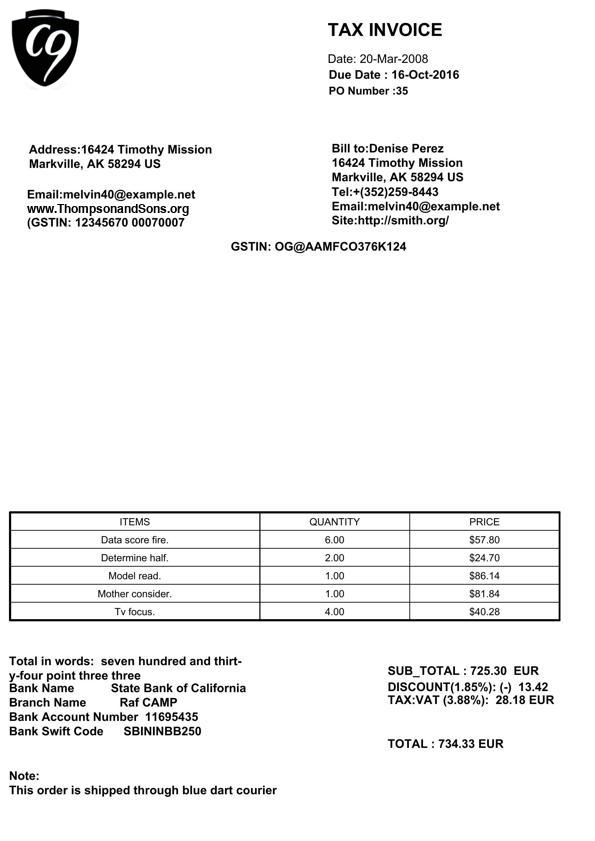
#> input picture images/Template1_Instance0.jpg, 595 x 841 px
$ python -i preprocessing.py   (imports and definitions only)
#> lines starting #> are read from the running program, lines starting #| are printed output that depends on the picture; after the words box and inside, x2 and y2 are one past the last pixel; in counts of white or black regions, pixels touching at a corner belong together
import tempfile
import cv2
import numpy as np
from PIL import Image


class OCRPreprocessor:
    """
    A class for preprocessing images before optical character recognition (OCR).

    This class provides methods to resize images, remove noise, and smoothen images
    to enhance OCR accuracy.

    Attributes:
        image_size (int): The desired size (in pixels) for the resized image. Default is 1800.
        binary_threshold (int): The threshold value for binary image conversion. Default is 180.
    """


    def __init__(self, image_size=1800, binary_threshold=180):
        """
        Initializes the OCRPreprocessor with default or user-defined parameters.

        Args:
            image_size (int, optional): The desired size (in pixels) for the resized image.
                Defaults to 1800.
            binary_threshold (int, optional): The threshold value for binary image conversion.
                Defaults to 180.
        """
        self.image_size = image_size
        self.binary_threshold = binary_threshold

    def process_image_for_ocr(self, file_path):
        temp_filename = self._set_image_dpi(file_path)
        im_new = self._remove_noise_and_smooth(temp_filename)
        return im_new

    def _set_image_dpi(self, file_path):
#> called with file_path = 'images/Template1_Instance0.jpg'
        try:
            im = Image.open(file_path)
#> im is the input picture: PIL image 595x841 RGB; mean R, G, B 242.1, 242.1, 242.1
            length_x, width_y = im.size
#> length_x = 595; width_y = 841
            factor = max(1, int(self.image_size / length_x))
#> factor = 3
            size = factor * length_x, factor * width_y
#> size = (1785, 2523)
            im_resized = im.resize(size, Image.LANCZOS)
#> in _remove_noise_and_smooth, `filtered = cv2.adaptiveThreshold(img.astype(np.uint8), 255, cv2.ADAPTI..`:
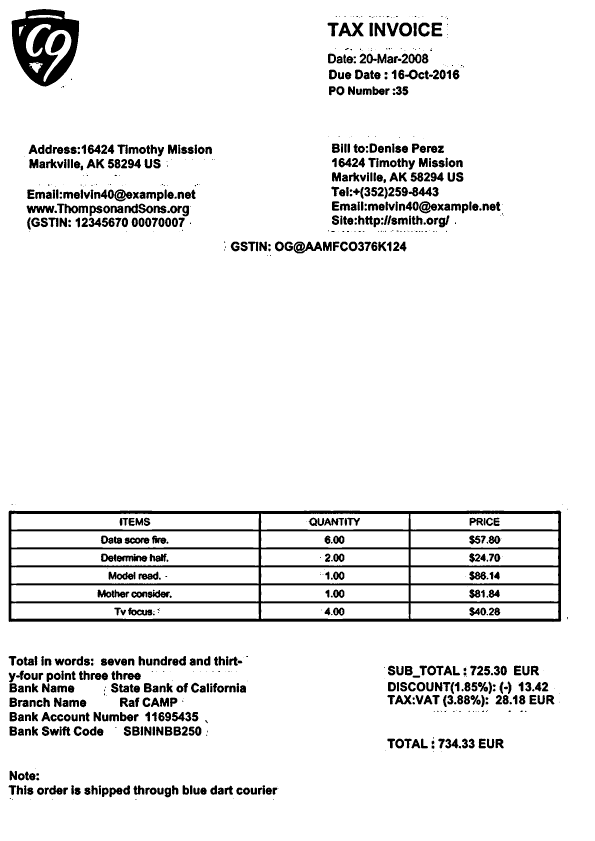
#> filtered: shape (2523, 1785) (shown at 1/3 size); 92.9% white; 896 black regions (257 under 20 px), largest, box (x1, y1, x2, y2) and area: (26, 1532, 1684, 1866) 86654, (35, 27, 238, 260) 25166, (152, 101, 196, 159) 1580
            temp_file = tempfile.NamedTemporaryFile(delete=False, suffix='.jpg')
            temp_filename = temp_file.name
            im_resized.save(temp_filename, dpi=(300, 300))
            return temp_filename
        except Exception as e:
            print("Error processing image:", e)
            return None

    def _image_smoothening(self, img):
        ret1, th1 = cv2.threshold(img, self.binary_threshold, 255, cv2.THRESH_BINARY)
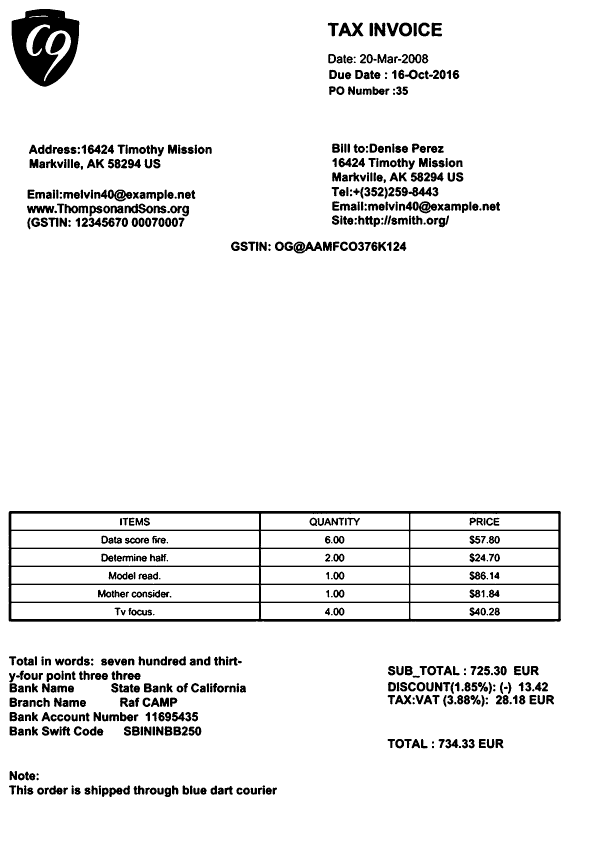
#> th1: shape (2523, 1785) (shown at 1/3 size); 93.5% white; 665 black regions (17 under 20 px), largest, box (x1, y1, x2, y2) and area: (26, 1533, 1683, 1865) 67003, (35, 27, 238, 260) 28302, (151, 100, 197, 160) 1746
#> ret1 = 180
        ret2, th2 = cv2.threshold(th1, 0, 255, cv2.THRESH_BINARY + cv2.THRESH_OTSU)
#> ret2 = 0
        blur = cv2.GaussianBlur(th2, (1, 1), 0)
        ret3, th3 = cv2.threshold(blur, 0, 255, cv2.THRESH_BINARY + cv2.THRESH_OTSU)
#> ret3 = 0
        return th3

    def _remove_noise_and_smooth(self, file_name):
        try:
            img = cv2.imread(file_name, 0)
            filtered = cv2.adaptiveThreshold(img.astype(np.uint8), 255, cv2.ADAPTIVE_THRESH_MEAN_C, cv2.THRESH_BINARY, 41, 3)
            kernel = np.ones((1, 1), np.uint8)
            opening = cv2.morphologyEx(filtered, cv2.MORPH_OPEN, kernel)
            closing = cv2.morphologyEx(opening, cv2.MORPH_CLOSE, kernel)
            img = self._image_smoothening(img)
            or_image = cv2.bitwise_or(img, closing)
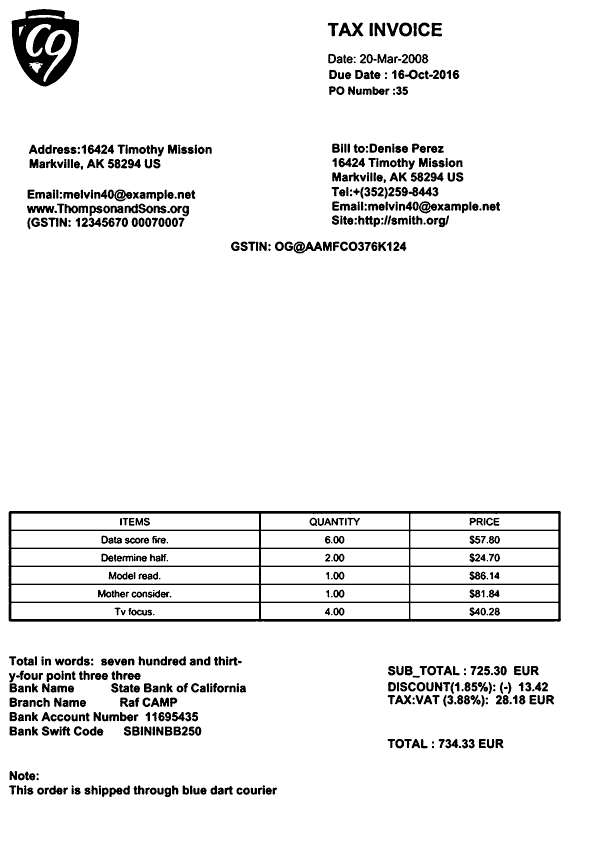
#> or_image: shape (2523, 1785) (shown at 1/3 size); 93.6% white; 672 black regions (19 under 20 px), largest, box (x1, y1, x2, y2) and area: (26, 1533, 1683, 1865) 67003, (35, 27, 238, 260) 25166, (152, 101, 196, 159) 1580
            return or_image
        except Exception as e:
            print("Error removing noise and smoothening:", e)
            return None

>>> result = OCRPreprocessor().process_image_for_ocr('images/Template1_Instance0.jpg')

$ run again, on images/Template2_Instance4.jpg
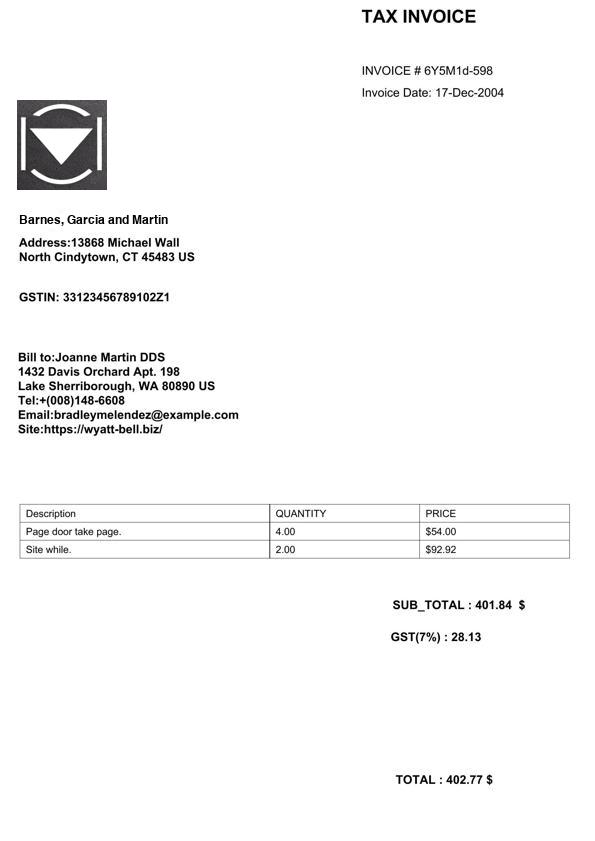
#> input picture images/Template2_Instance4.jpg, 595 x 841 px
#> in _set_image_dpi, im is the input picture: PIL image 595x841 RGB; mean R, G, B 247.4, 247.4, 247.4
#> in _remove_noise_and_smooth, `filtered = cv2.adaptiveThreshold(img.astype(np.uint8), 255, cv2.ADAPTI..`:
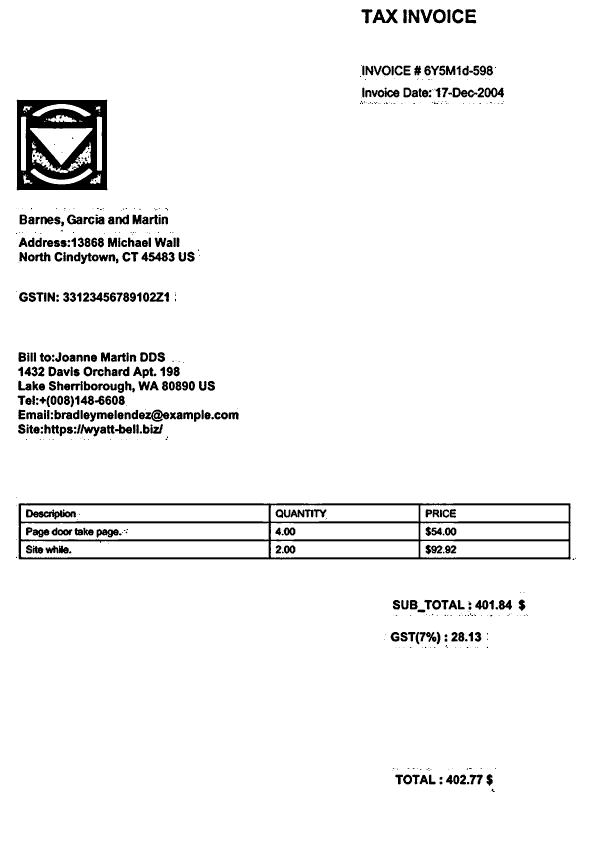
#> filtered: shape (2523, 1785) (shown at 1/3 size); 95.4% white; 625 black regions (264 under 20 px), largest, box (x1, y1, x2, y2) and area: (50, 299, 322, 571) 45841, (56, 1510, 1712, 1680) 41572, (78, 1528, 228, 1558) 2094
#> th1: shape (2523, 1785); 96.2% white; 451 black regions (54 under 20 px), largest, box (x1, y1, x2, y2) and area: (50, 300, 321, 570) 54222, (1118, 28, 1192, 69) 1584, (435, 1229, 508, 1265) 1348
#> ret1 = 180
#> ret2 = 0
#> in _remove_noise_and_smooth, `or_image = cv2.bitwise_or(img, closing)`:
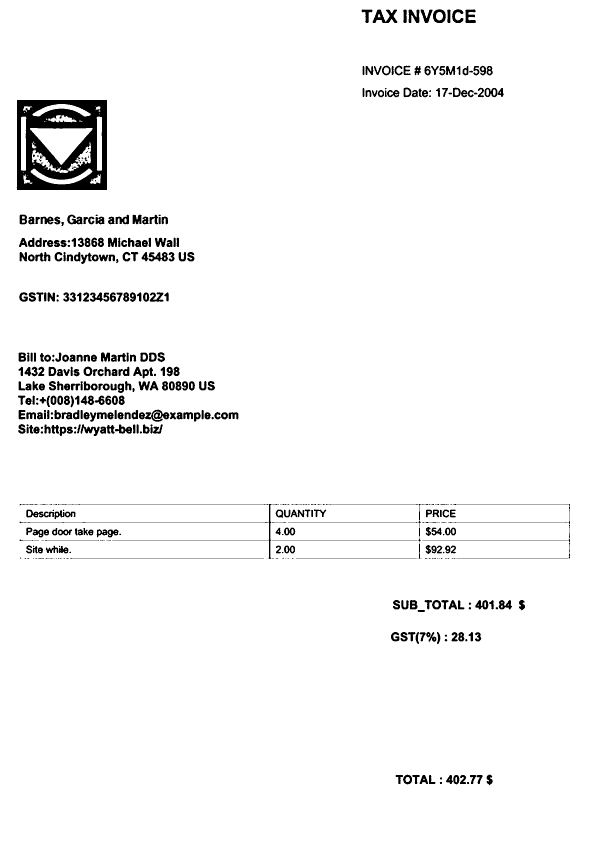
#> or_image: shape (2523, 1785) (shown at 1/3 size); 96.4% white; 476 black regions (70 under 20 px), largest, box (x1, y1, x2, y2) and area: (50, 300, 321, 570) 45814, (1118, 28, 1192, 69) 1536, (453, 1229, 508, 1265) 1029

$ run again, on images/Template3_Instance78.jpg
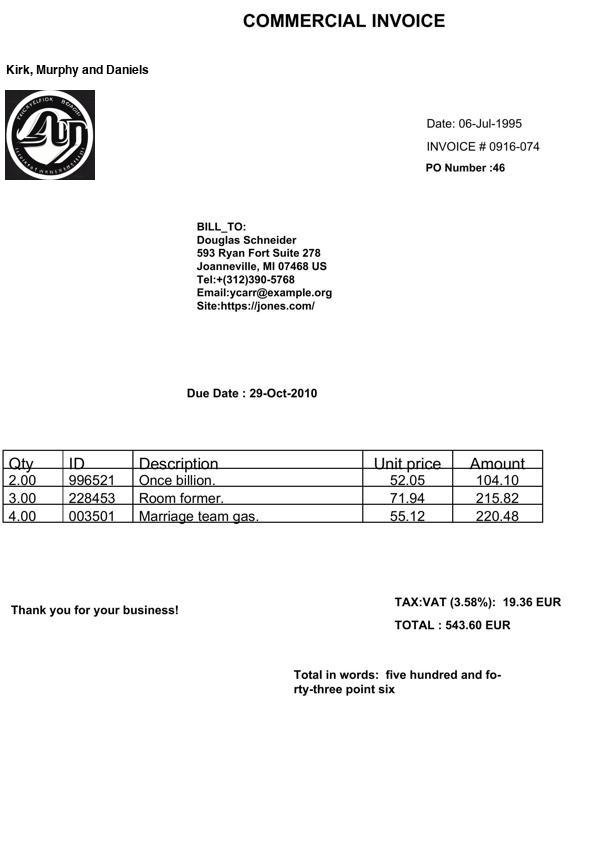
#> input picture images/Template3_Instance78.jpg, 595 x 841 px
#> in _set_image_dpi, im is the input picture: PIL image 595x841 RGB; mean R, G, B 244.9, 244.9, 244.9
#> in _remove_noise_and_smooth, `filtered = cv2.adaptiveThreshold(img.astype(np.uint8), 255, cv2.ADAPTI..`:
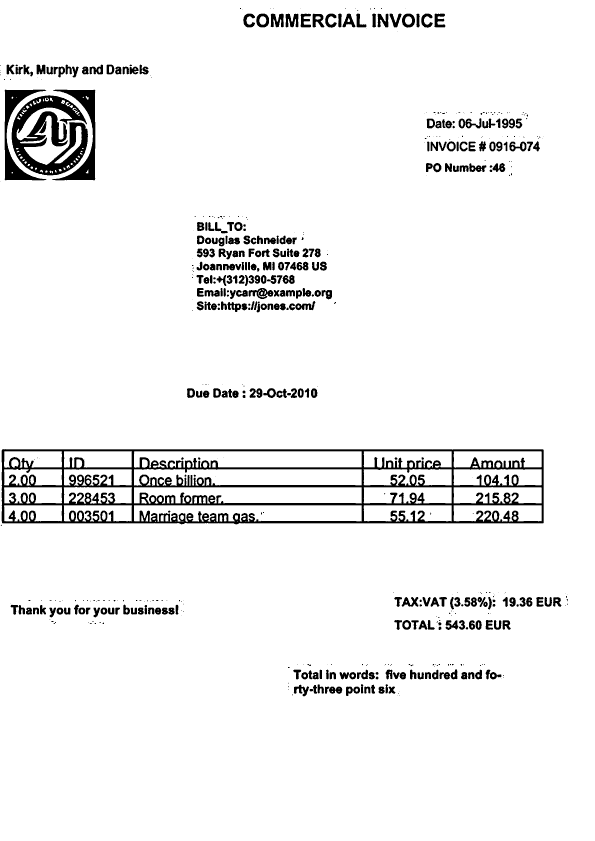
#> filtered: shape (2523, 1785) (shown at 1/3 size); 94.6% white; 578 black regions (253 under 20 px), largest, box (x1, y1, x2, y2) and area: (5, 1347, 1631, 1573) 96928, (35, 286, 264, 526) 26406, (156, 269, 286, 541) 9219
#> th1: shape (2523, 1785); 94.9% white; 329 black regions, largest, box (x1, y1, x2, y2) and area: (6, 1349, 1630, 1573) 86364, (34, 286, 265, 527) 31013, (160, 269, 286, 541) 9396
#> ret1 = 180
#> ret2 = 0
#> in _remove_noise_and_smooth, `or_image = cv2.bitwise_or(img, closing)`:
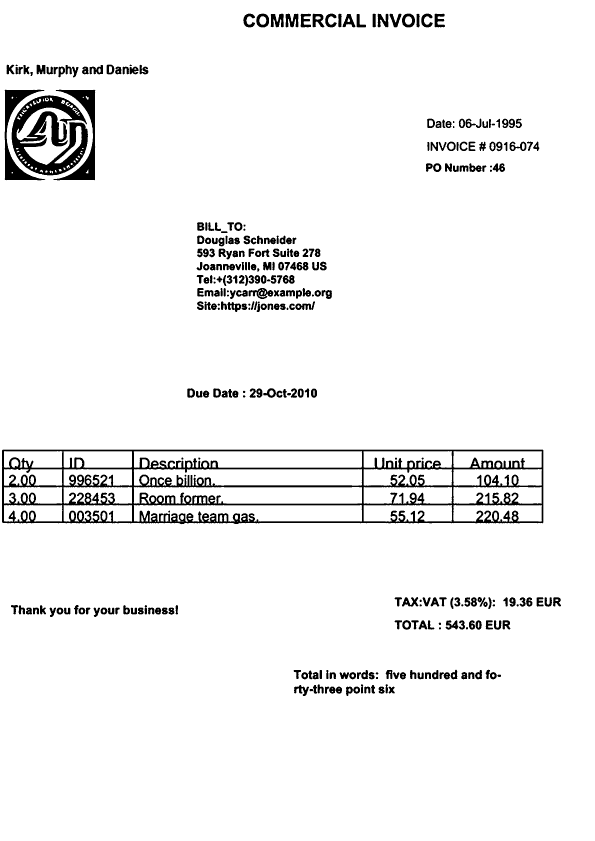
#> or_image: shape (2523, 1785) (shown at 1/3 size); 95.1% white; 333 black regions (1 under 20 px), largest, box (x1, y1, x2, y2) and area: (6, 1349, 1630, 1573) 85545, (35, 286, 264, 526) 26406, (160, 269, 286, 541) 9031

$ run again, on images/Template4_Instance78.jpg
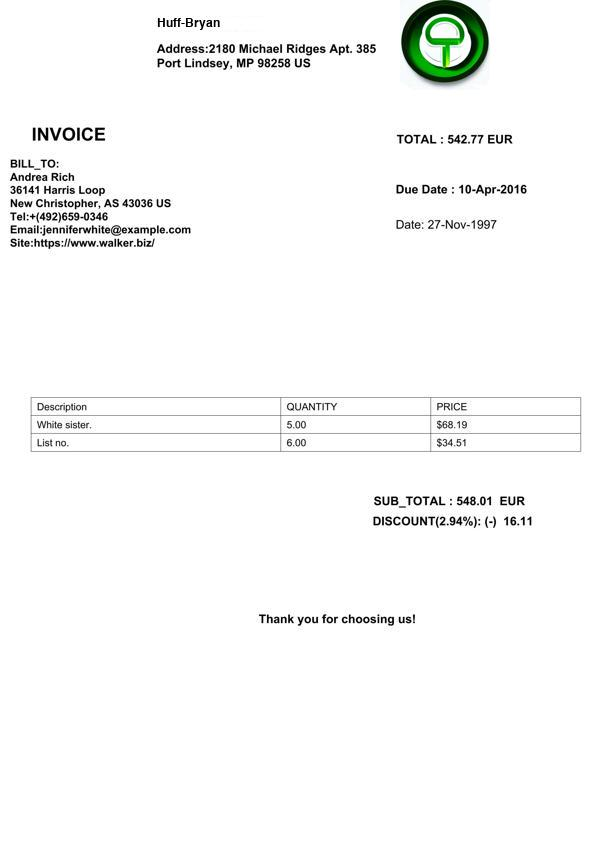
#> input picture images/Template4_Instance78.jpg, 595 x 841 px
#> in _set_image_dpi, im is the input picture: PIL image 595x841 RGB; mean R, G, B 248.1, 248.7, 248.1
#> in _remove_noise_and_smooth, `filtered = cv2.adaptiveThreshold(img.astype(np.uint8), 255, cv2.ADAPTI..`:
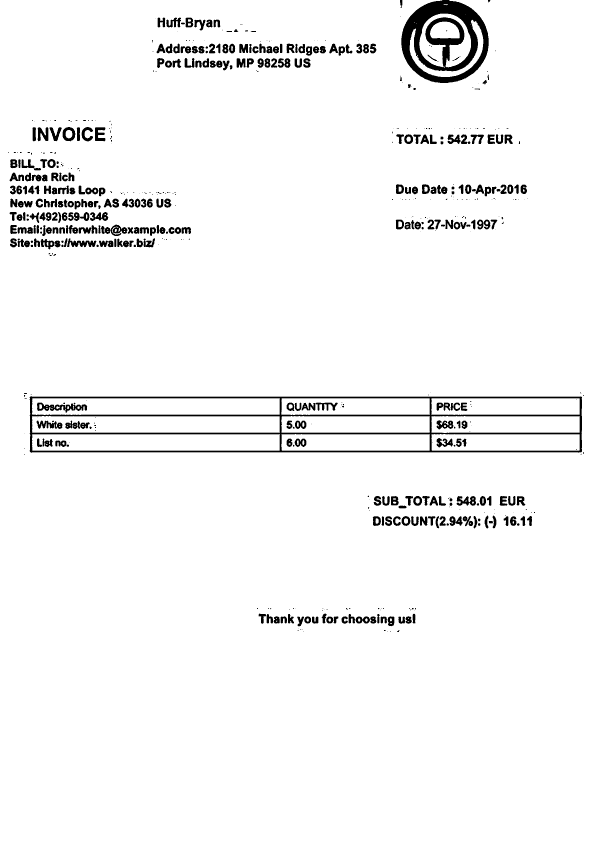
#> filtered: shape (2523, 1785) (shown at 1/3 size); 96.1% white; 616 black regions (267 under 20 px), largest, box (x1, y1, x2, y2) and area: (89, 1189, 1746, 1358) 36622, (1204, 0, 1466, 249) 30590, (111, 1208, 262, 1238) 2041
#> th1: shape (2523, 1785); 96.6% white; 380 black regions (29 under 20 px), largest, box (x1, y1, x2, y2) and area: (1203, 0, 1467, 257) 39547, (93, 1191, 1743, 1202) 4942, (92, 1296, 1737, 1304) 4564
#> ret1 = 180
#> ret2 = 0
#> in _remove_noise_and_smooth, `or_image = cv2.bitwise_or(img, closing)`:
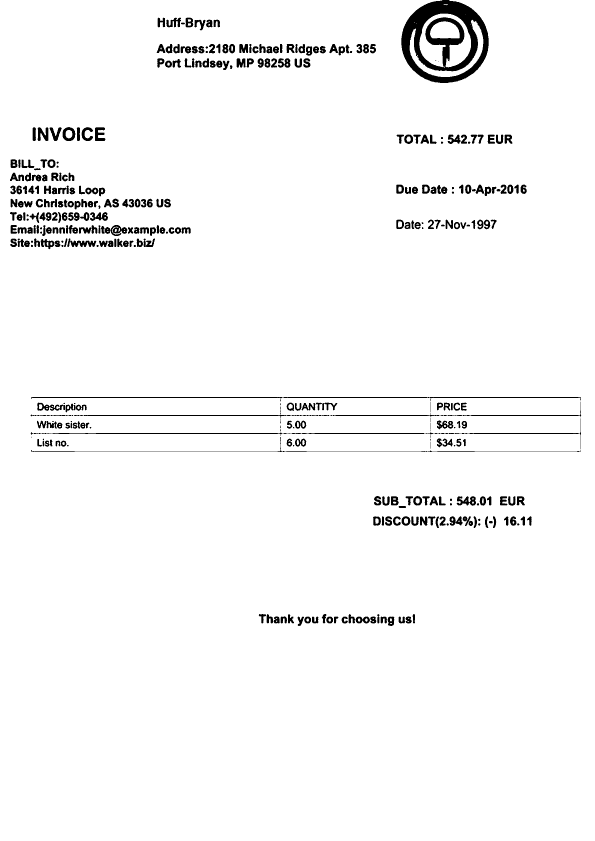
#> or_image: shape (2523, 1785) (shown at 1/3 size); 96.8% white; 381 black regions (30 under 20 px), largest, box (x1, y1, x2, y2) and area: (1204, 0, 1466, 249) 30542, (93, 1191, 1743, 1202) 4942, (92, 1296, 1737, 1304) 4564
